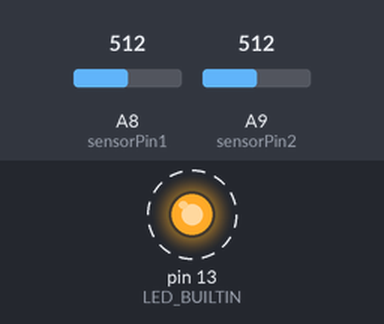
Recording of a sketch running on a simulated Arduino Mega 2560, built with avr-gcc and run on an emulated ATmega2560. On the bench: output pins drawn as LEDs (lit = HIGH). Dashed ring = blinking. The inputs (shaded band) are chosen by the test bench; at power-on: A8 (sensorPin1) = 512, A9 (sensorPin2) = 512. What the sketch prints to the serial monitor is not drawn.

Above: at 0.12 s.
Timing chart, 0 to 3.0 s (numbered marks = the images above):
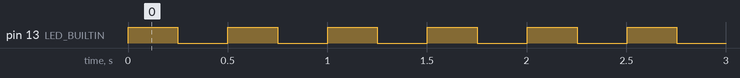

The sketch:

lysande.ino
```cpp
int sensorPin1 = A8;
int sensorPin2 = A9;
int sensorValue1 = 0;
int sensorValue2 = 0;

void setup() {
  // put your setup code here, to run once:
  pinMode(LED_BUILTIN, OUTPUT);
  Serial.begin(9600);
}

void loop() {
  // put your main code here, to run repeatedly:
  digitalWrite(LED_BUILTIN, HIGH);   // turn the LED on (HIGH is the voltage level)
  delay(250);                       // wait for 250 ms
  digitalWrite(LED_BUILTIN, LOW);    // turn the LED off by making the voltage LOW
  delay(250);                       // wait for 250 ms
  sensorValue1 = analogRead(sensorPin1);
  sensorValue2 = analogRead(sensorPin2);
  Serial.print("Sensor1: ");
  Serial.print(sensorValue1);
  Serial.print(" Sensor2: ");
  Serial.print(sensorValue2);
  Serial.println("");
}
```

Measured:
- by itself, pin 13 (LED_BUILTIN): alternates HIGH for 0.25 s and LOW for 0.25 s
